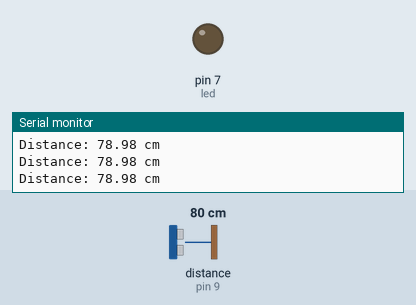
The sketch below on a simulated Arduino Uno, built with avr-gcc and run on an emulated ATmega328P. Parts: output pins drawn as LEDs (lit = HIGH), the last lines printed to the serial monitor. Wiring (inferred from the names in the program): ultrasonic range finder: trigger pin 8; echo pin 9. Dashed ring = blinking. The test bench sets the inputs (shaded band); at power-on: distance to the obstacle (sensor on pin 9) 80 cm. The echo pulse lasts 58.3 µs per cm; pins used as bus, display or sensor lines are not drawn.

Above: at 1.2 s.
1.3 s: distance to the obstacle (sensor on pin 9) set to 8 cm
2.8 s: distance to the obstacle (sensor on pin 9) set to 5 cm
At 3.2 s:
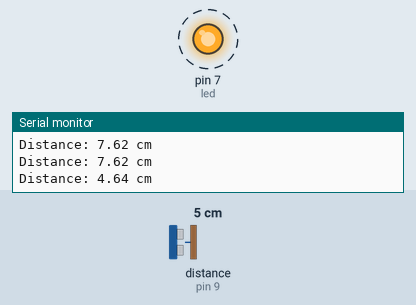
5.8 s: distance to the obstacle (sensor on pin 9) set to 120 cm
At 7.1 s:
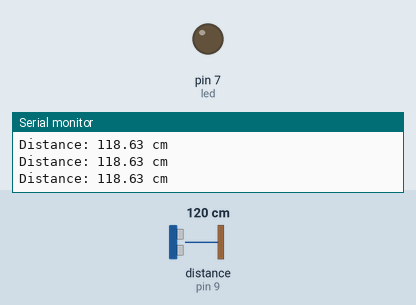
7.7 s: distance to the obstacle (sensor on pin 9) set to 2 cm
At 8.0 s:
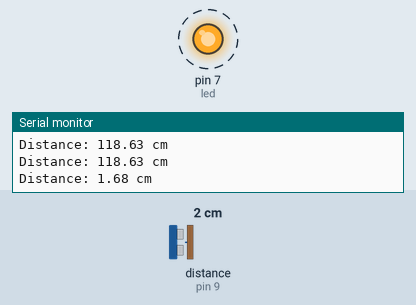
Timing chart, 0 to 11.7 s (numbered marks = the images above; inputs shaded):
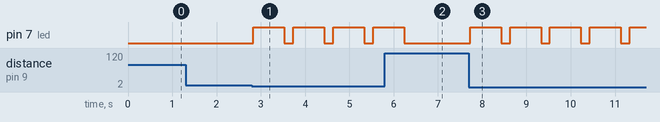

Measured:
- the behaviour switches between 7 and 6 cm on distance to the obstacle (sensor on pin 9) (found by bisection; images 0 and 1)
- after the input at 2.8 s, pin 7 (led): alternates HIGH for 0.70 s and LOW for 0.20 s, starting at once
- after the input at 5.8 s, pin 7 (led): goes on until 6.2 s, then stays LOW
- after the input at 7.7 s, pin 7 (led): alternates HIGH for 0.70 s and LOW for 0.20 s, starting at once

The sketch:

Arduino_sketch.ino
```cpp
int led = 7;
int trig = 8;
int echo = 9;
long t;
float dist;
void setup() {
  Serial.begin(9600);
  pinMode(led, OUTPUT);
  pinMode(trig, OUTPUT);
  pinMode(echo, INPUT);
}

void loop() {
  digitalWrite(trig, LOW);
  delayMicroseconds(2);
  digitalWrite(trig, HIGH);
  delayMicroseconds(10);
  digitalWrite(trig, LOW);
  t = pulseIn(echo, HIGH);
  dist = (0.034 * t) / 2;
  Serial.print("Distance: ");
  Serial.print(dist);
  Serial.println(" cm");
  if (dist < 6) {
    digitalWrite(led, HIGH);
    delay(700);
    digitalWrite(led, LOW);
    delay(200);
    Serial.println("found");
  } else {
    digitalWrite(led, LOW);
  }
}
```
